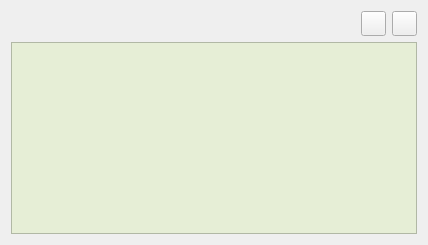
      <widget class="QWidget" name="tab_logger">
       <attribute name="title">
        <string>Anciens loggers</string>
       </attribute>
       <layout class="QVBoxLayout" name="verticalLayout_5">
        <item>
         <layout class="QHBoxLayout" name="horizontalLayout_19">
          <item>
           <spacer name="horizontalSpacer_9">
            <property name="orientation">
             <enum>Qt::Horizontal</enum>
            </property>
            <property name="sizeType">
             <enum>QSizePolicy::Fixed</enum>
            </property>
            <property name="sizeHint" stdset="0">
             <size>
              <width>350</width>
              <height>20</height>
             </size>
            </property>
           </spacer>
          </item>
          <item>
           <widget class="QPushButton" name="btnAddAncienLogger">
            <property name="enabled">
             <bool>true</bool>
            </property>
            <property name="sizePolicy">
             <sizepolicy hsizetype="Fixed" vsizetype="Fixed">
              <horstretch>0</horstretch>
              <verstretch>0</verstretch>
             </sizepolicy>
            </property>
            <property name="minimumSize">
             <size>
              <width>25</width>
              <height>25</height>
             </size>
            </property>
            <property name="maximumSize">
             <size>
              <width>25</width>
              <height>25</height>
             </size>
            </property>
            <property name="toolTip">
             <string>Ajout d'un travail effectué</string>
            </property>
            <property name="text">
             <string/>
            </property>
            <property name="icon">
             <iconset resource="resourcesGeolimi.qrc">
              <normaloff>:/plugins/geolimi/icons/list-add.png</normaloff>:/plugins/geolimi/icons/list-add.png</iconset>
            </property>
           </widget>
          </item>
          <item>
           <widget class="QPushButton" name="btnDeleteAncienLogger">
            <property name="enabled">
             <bool>true</bool>
            </property>
            <property name="sizePolicy">
             <sizepolicy hsizetype="Fixed" vsizetype="Fixed">
              <horstretch>0</horstretch>
              <verstretch>0</verstretch>
             </sizepolicy>
            </property>
            <property name="minimumSize">
             <size>
              <width>25</width>
              <height>25</height>
             </size>
            </property>
            <property name="maximumSize">
             <size>
              <width>25</width>
              <height>25</height>
             </size>
            </property>
            <property name="toolTip">
             <string>Suppression d'un travail effectué</string>
            </property>
            <property name="text">
             <string/>
            </property>
            <property name="icon">
             <iconset resource="resourcesGeolimi.qrc">
              <normaloff>:/plugins/geolimi/icons/list-remove.png</normaloff>:/plugins/geolimi/icons/list-remove.png</iconset>
            </property>
           </widget>
          </item>
         </layout>
        </item>
        <item>
         <widget class="QTableView" name="tv_ancien_logger">
          <property name="styleSheet">
           <string notr="true">background-color: rgb(230, 238, 214);</string>
          </property>
          <property name="editTriggers">
           <set>QAbstractItemView::NoEditTriggers</set>
          </property>
          <property name="selectionMode">
           <enum>QAbstractItemView::SingleSelection</enum>
          </property>
          <property name="selectionBehavior">
           <enum>QAbstractItemView::SelectRows</enum>
          </property>
         </widget>
        </item>
       </layout>
      </widget>
